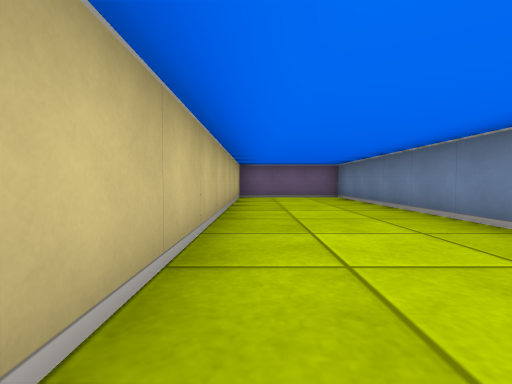
[1] (above)

16 first-person views from a walk through a cub3D ray-caster map. The camera is about half as high as the walls, tilts 2° down and sees 85° across. The floor is counted in squares. Each view is taken from the middle of a square. On the plan, view 1 faces up. The plan holds only what a view shows up to about 9 squares ahead; the rest is blank.

[2]
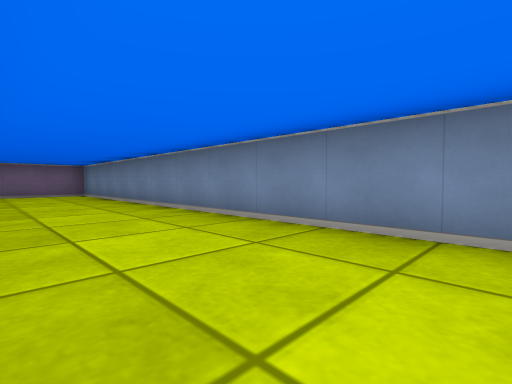

[3]
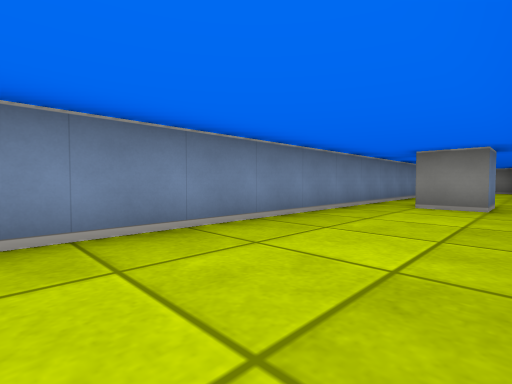

[4]
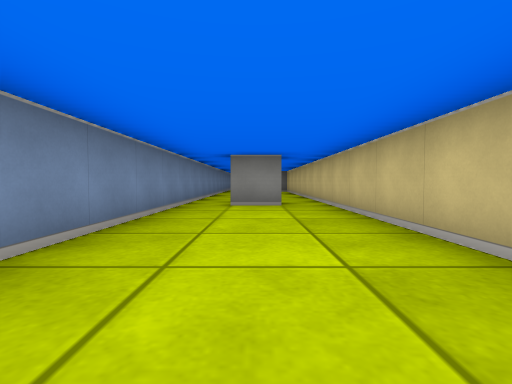

[5]
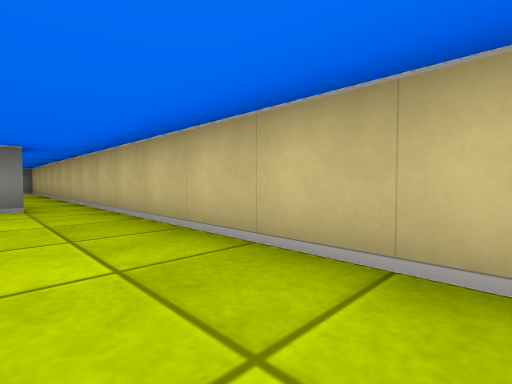

[6]
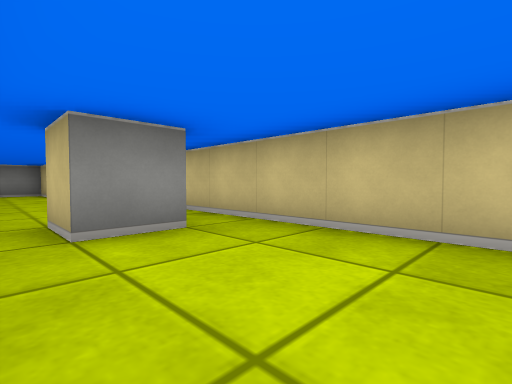

[7]
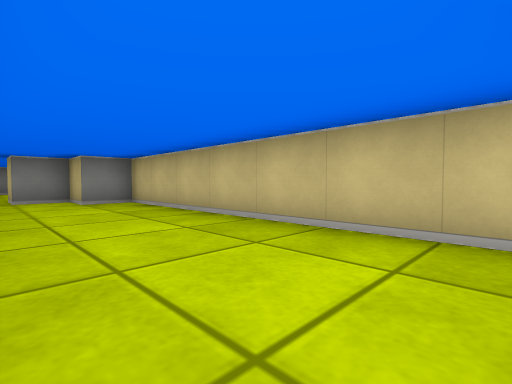

[8]
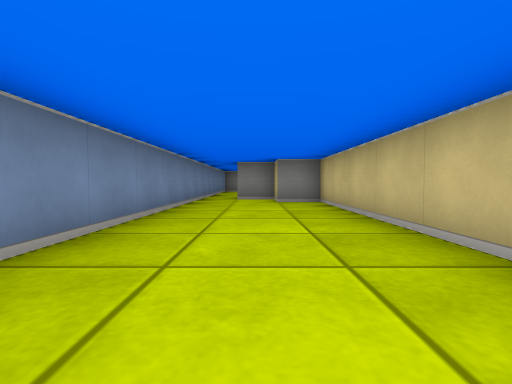

[9]
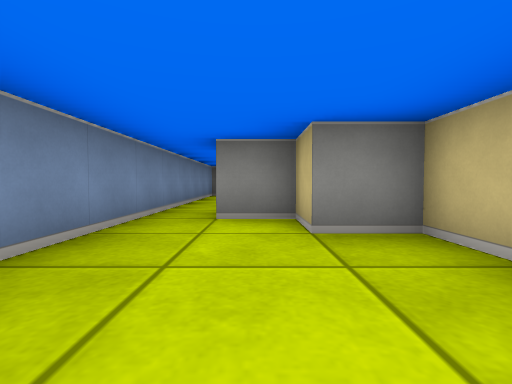

[10]
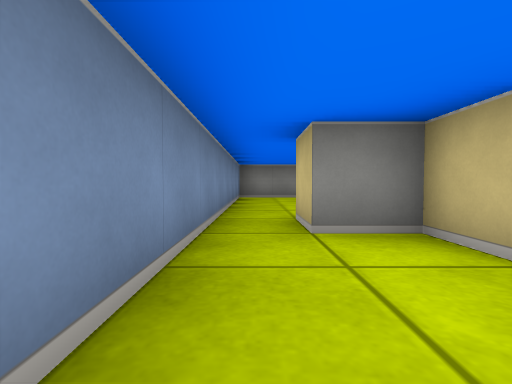

[11]
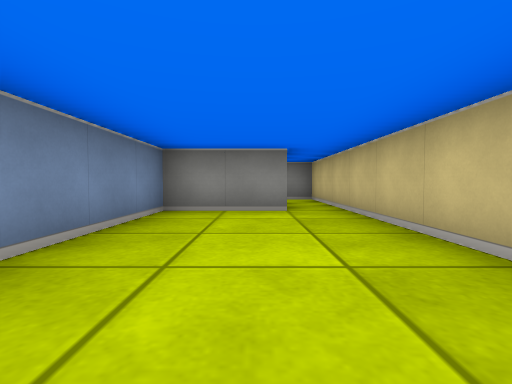

[12]
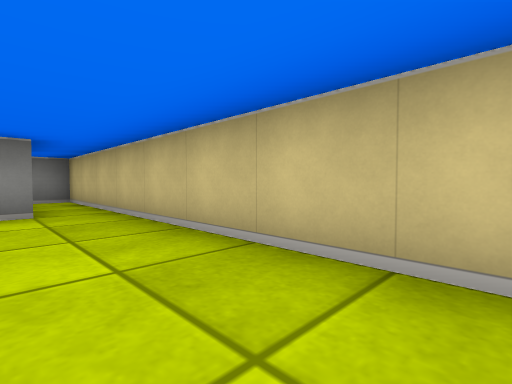

[13]
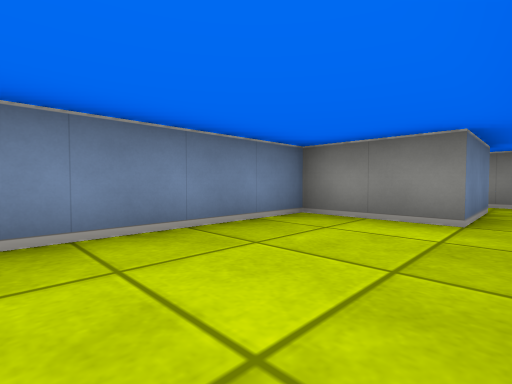

[14]
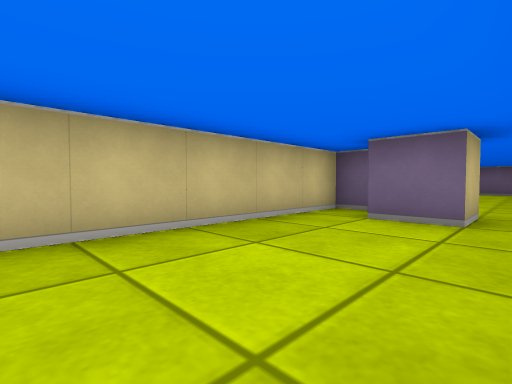

[15]
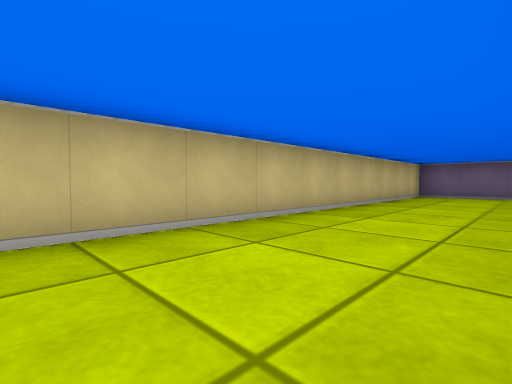

[16]
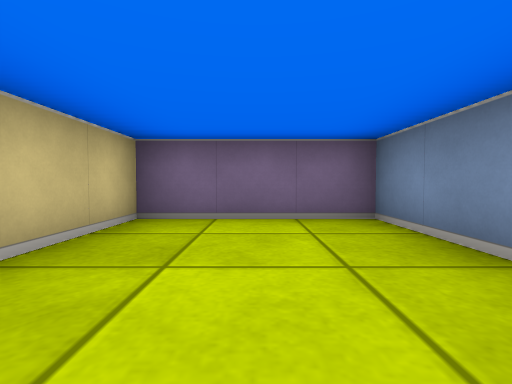

### Floor plan
Points are (right, up) in squares from view 1. A wall is a line through its corners. A room is listed if a view was taken in it or the views show most of it. See-through windows are left out.
Room 1 (views 1, 2, 3, 4, 5, 6, 7, 8, 9, 10, 15, 16)
walls: (0.5, -6.5) (0.5, -5.5) (1.5, -5.5) (1.5, -6.5); (2.5, -13.5) (2.5, 8.5) (-0.5, 8.5) (-0.5, -13.5) (0.5, -13.5); (0.5, -14.5) (1.5, -14.5)
ways out: opening at (2, -14.5) to room 2
Room 2 (views 11, 12, 13, 14)
walls: (1.5, -14.5) (1.5, -15.5) (0.5, -15.5); (0.1, -14.5) (-0.5, -14.5) (-0.5, -22.5); (0.5, -22.5) (0.5, -20.5) (2.5, -20.5) (2.5, -13.5); (0.5, -13.5) (0.5, -14.5)
ways out: opening at (2, -14.5) to room 1; opening at (0, -21.5)

Where each view was taken, in squares from view 1:
view 1: 0 up, 0 right, facing up
view 2: 2 down, 0 right, facing up-right
view 3: 0 up, 0 right, facing down-right
view 4: 0 up, 1 right, facing down
view 5: 0 up, 1 right, facing down-left
view 6: 3 down, 2 right, facing down-left
view 7: 7 down, 2 right, facing down-left
view 8: 7 down, 1 right, facing down
view 9: 11 down, 1 right, facing down
view 10: 12 down, 2 right, facing down
view 11: 16 down, 1 right, facing down
view 12: 16 down, 1 right, facing down-left
view 13: 17 down, 0 right, facing down-right
view 14: 19 down, 2 right, facing up-left
view 15: 1 down, 2 right, facing up-left
view 16: 5 up, 1 right, facing up
